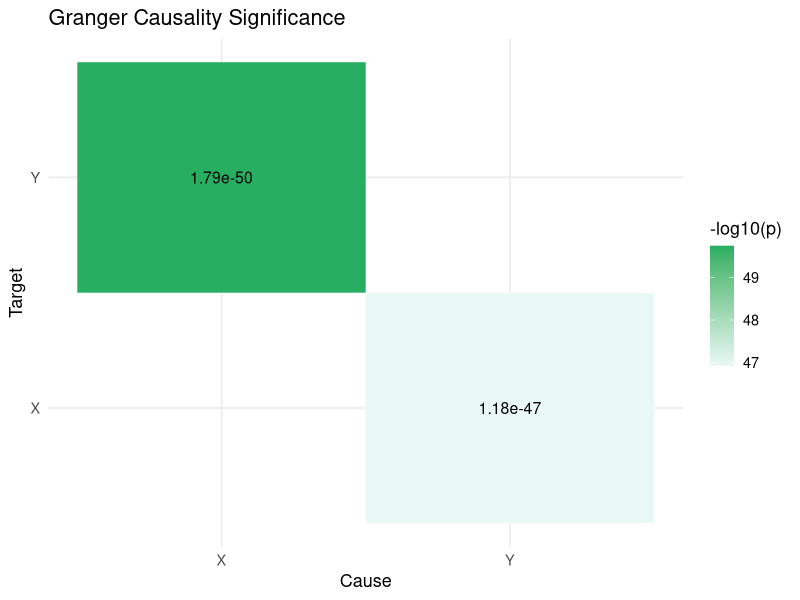

Source code (R):
################################################################################
####################### GRANGER CAUSALITY NETWORK INFERENCE ####################
################################################################################

# ============================================================
# Working Directory
# ============================================================

setwd('/Users/gio/Desktop/My Dissertation/Dissertation Focus/Main Version/1_Basic_Net_Raw/Simple_Network_12')

# ============================================================
# Required Libraries
# ============================================================

library(dplyr)
library(lmtest)
library(tseries)
library(ggplot2)
library(tidyr)

################################################################################
################################################################################

# ============================================================
# ADF Stationarity Check
# ============================================================

check_stationarity <- function(df, time_col){
  
  vars <- setdiff(names(df), time_col)
  df_out <- df
  
  non_stationary <- FALSE
  
  for(v in vars){
    
    test <- adf.test(df[[v]])
    
    cat("\nADF test for", v, "\n")
    print(test)
    
    if(test$p.value > 0.05){
      non_stationary <- TRUE
    }
    
  }
  
  if(non_stationary){
    
    cat("\n⚠ At least one variable is non-stationary → applying FIRST DIFFERENCE TO ALL VARIABLES\n")
    
    for(v in vars){
      df_out[[v]] <- c(NA, diff(df[[v]]))
    }
    
  }
  
  df_out <- na.omit(df_out)
  
  return(df_out)
}

################################################################################
################################################################################

# ============================================================
# Pairwise Granger Causality Inference
# ============================================================

infer_granger_network <- function(df, time_col,
                                  max_lag = 1,
                                  p_threshold = 0.05,
                                  collinearity_threshold = 0.999){
  
  vars <- setdiff(names(df), time_col)
  data_mat <- df[, vars]
  
  start_time <- Sys.time()
  
  edges <- data.frame()
  
  p_matrix <- matrix(
    NA,
    nrow = length(vars),
    ncol = length(vars),
    dimnames = list(vars, vars)
  )
  
  for(cause in vars){
    for(target in vars){
      
      if(cause == target) next
      
      # ------------------------------------------------------
      # 🔥 NEW: Skip near-perfect collinearity
      # ------------------------------------------------------
      corr_val <- cor(data_mat[[cause]], data_mat[[target]])
      
      if(!is.na(corr_val) && abs(corr_val) > collinearity_threshold){
        message("⚠ Skipping ", cause, " → ", target, " (collinearity: ", round(corr_val,4), ")")
        next
      }
      
      # ------------------------------------------------------
      # Run Granger test safely
      # ------------------------------------------------------
      test <- tryCatch(
        grangertest(
          data_mat[[target]] ~ data_mat[[cause]],
          order = max_lag
        ),
        error = function(e){
          message("⚠ Error for ", cause, " → ", target, ": ", e$message)
          return(NULL)
        }
      )
      
      if(is.null(test)) next
      
      p_value <- test$`Pr(>F)`[2]
      
      p_matrix[cause, target] <- p_value
      
      if(!is.na(p_value) && p_value < p_threshold){
        
        edges <- rbind(
          edges,
          data.frame(
            Cause = cause,
            Effect = target,
            p_value = p_value,
            Strength = -log10(max(p_value,1e-16))
          )
        )
        
      }
      
    }
  }
  
  end_time <- Sys.time()
  
  runtime_seconds <- as.numeric(
    difftime(end_time,start_time,units="secs")
  )
  
  message(
    "⏱ Granger causality runtime: ",
    round(runtime_seconds,4),
    " seconds"
  )
  
  return(list(
    edges = edges,
    runtime = runtime_seconds,
    p_matrix = p_matrix
  ))
}

################################################################################
################################################################################

# ============================================================
# Granger Heatmap
# ============================================================

plot_granger_heatmap <- function(p_matrix){
  
  heatmap_df <- as.data.frame(p_matrix) %>%
    tibble::rownames_to_column("Cause") %>%
    pivot_longer(
      -Cause,
      names_to = "Target",
      values_to = "p_value"
    ) %>%
    filter(!is.na(p_value))
  
  ggplot(
    heatmap_df,
    aes(Cause, Target, fill = -log10(p_value))
  ) +
    geom_tile(color="white") +
    geom_text(
      aes(label=sprintf("%.2e",p_value)),
      size=4
    ) +
    scale_fill_gradient(
      low = "#e8f8f5",
      high = "#27ae60",
      name = "-log10(p)"
    ) +
    labs(
      title="Granger Causality Significance",
      x="Cause",
      y="Target"
    ) +
    theme_minimal(base_size=13)
}

################################################################################
################################################################################

# ============================================================
# Load Dataset
# ============================================================

sim_df <- read.csv("Simple_Network_12.csv") %>%
  na.omit()

time_col <- names(sim_df)[1]

################################################################################
################################################################################

# ============================================================
# Stationarity Check
# ============================================================

sim_df_stationary <- check_stationarity(sim_df, time_col)

################################################################################
################################################################################

# ============================================================
# Run Granger Causality
# ============================================================

granger_res <- infer_granger_network(
  df = sim_df_stationary,
  time_col = time_col,
  max_lag = 4
)

granger_edges <- granger_res$edges

print(granger_edges)

################################################################################
################################################################################

# ============================================================
# Plot Heatmap
# ============================================================

plot_granger_heatmap(granger_res$p_matrix)

################################################################################
############################### ~ END ~ ########################################
################################################################################
